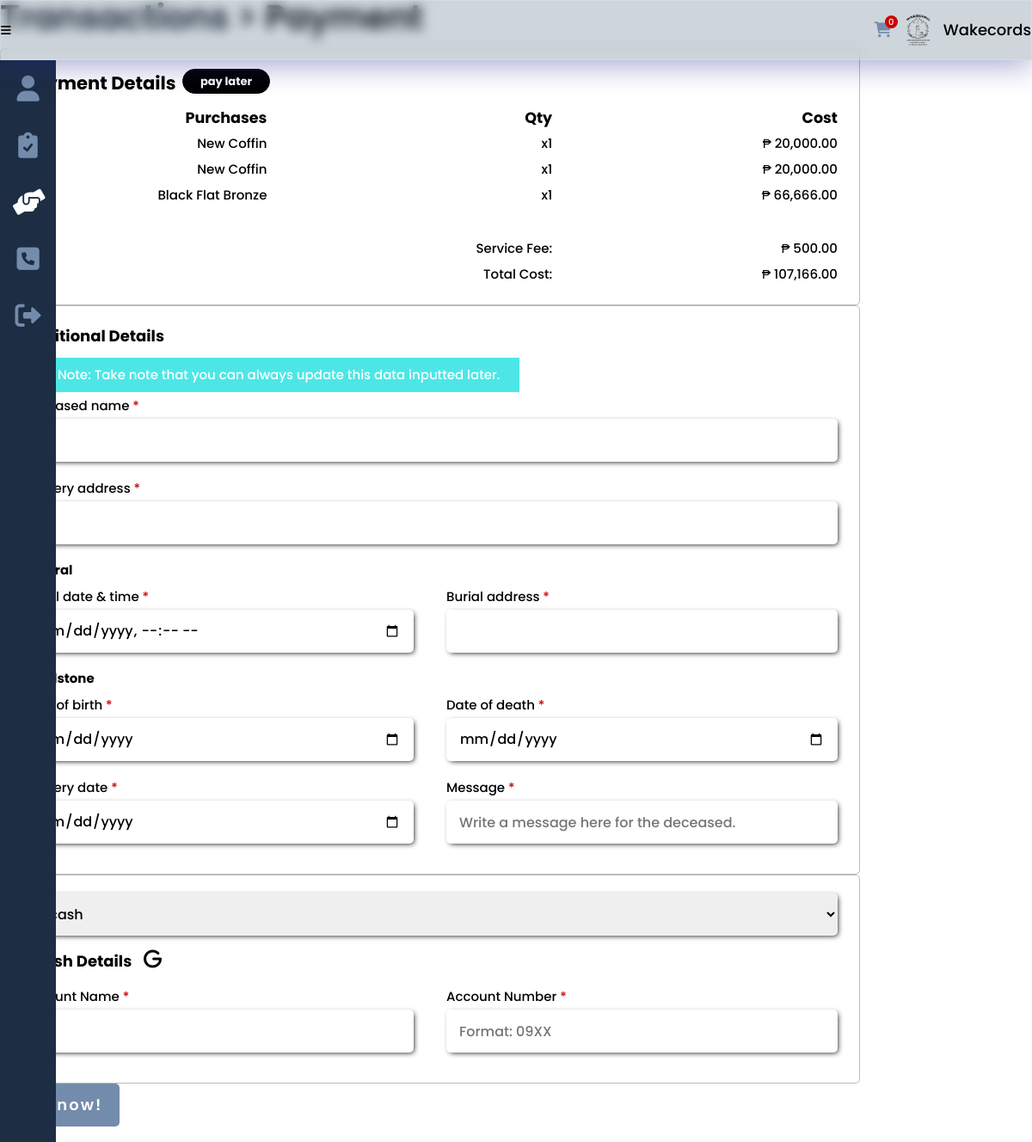
The app's page /payment.php (signed in), older data.
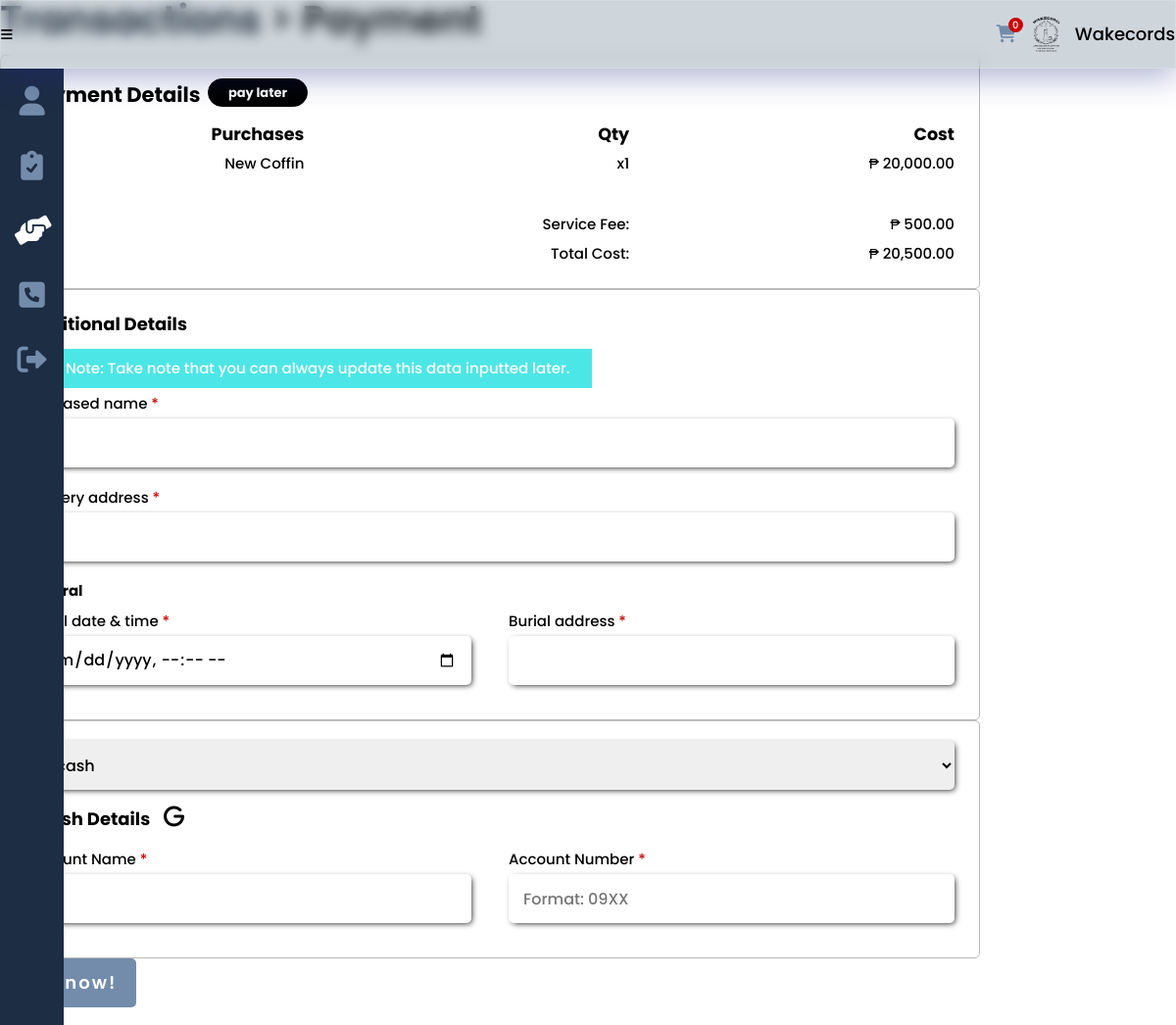
The same page, newer data.
### tables this page shows
CREATE TABLE `purchase` (
  `purchase_id` int(8) NOT NULL,
  `seeker_id` int(8) NOT NULL,
  `service_id` int(8) NOT NULL,
  `purchase_total` decimal(9,2) DEFAULT NULL,
  `purchase_qty` int(2) DEFAULT NULL,
  `purchase_size` varchar(25) DEFAULT NULL,
  `purchase_font` varchar(25) DEFAULT NULL,
  `purchase_date` date NOT NULL,
  `purchase_sched_time` varchar(50) DEFAULT NULL,
  `purchase_status` varchar(15) NOT NULL,
  `purchase_progress` int(2) NOT NULL
);

CREATE TABLE `funeral` (
  `service_id` int(8) NOT NULL,
  `funeral_name` varchar(50) NOT NULL,
  `funeral_type` varchar(20) NOT NULL,
  `funeral_size` varchar(100) DEFAULT NULL
);

CREATE TABLE `headstone` (
  `service_id` int(8) NOT NULL,
  `stone_kind` varchar(20) NOT NULL,
  `stone_type` varchar(20) NOT NULL,
  `stone_color` varchar(20) NOT NULL,
  `stone_size` varchar(100) NOT NULL,
  `stone_font` varchar(100) NOT NULL
);

### others/db.php (called while the page is built, shortened)
<?php
	class DB
	{
		static $hostname = "localhost";
		static $dbname = "wakecords";
		static $username  = "root";
		static $password = "";
		public static function query($sql, $params=array(), $transactType)
		{
			$rows = array();
			try
			{
				$db = new PDO("mysql:host=". self::$hostname ."; dbname=". self::$dbname,  self::$username,  self::$password);
				$db->setAttribute(PDO::ATTR_ERRMODE, PDO::ERRMODE_EXCEPTION);
				$cmd = $db->prepare($sql);
				$cmd->execute($params);
				if($transactType == "READ")
					$rows = $cmd->fetchAll();
				else
					$rows = $db->lastInsertId();
			}
			catch(PDOException $e)
			{
				echo $e->getMessage();
			}
			return $rows;
		}
	}

### payment.php (the view, shortened to what the changed rows need)
<?php
	include("others/functions.php");
	include("others/head.php");
	$single_payment = (isset($_GET['purchaseid'])) ? true:false;
?>
<body>
	<div class="container">
		<div class="banner">
			<section class="banner-con">
				<div class="wrapper">
					<div class="banner-div">
						<h2>
							<?php
								echo ($single_payment) ? "<a href='purchase.php'>Purchase</a>":"<a href='cart.php'>Transactions</a>";
							?>
						<span>> Payment</span></h2>
						<form method="post">
							<div class="banner-section card">
								<?php
									if($single_payment) $list = read("purchase", ["seeker_id", "purchase_id", "purchase_status"], [$_SESSION['seeker'], $_GET['purchaseid'], "to pay"]);
									else $list = read("purchase", ["seeker_id", "purchase_status"], [$_SESSION['seeker'], "to pay"]);
									$type_list = [];
									if(count($list)>0){
										$total = 0;
										$service_fee = 500;
										foreach($list as $results){
											$service_ = read("services", ["service_id"], [$results['service_id']]);
											$service_ = $service_[0];
											$differ_ = service_type($service_['service_type'], $service_['service_id']);
											$name = $differ_[1];
											if($service_['service_type'] == "headstone") {
												$headstone = read("headstone", ["service_id"], [$service_['service_id']]);
												$headstone = $headstone[0];
												$name = $headstone["stone_color"]." ".$headstone["stone_kind"]." ".$headstone["stone_type"];
												$name = ucwords($name);
											}
											array_push($type_list, $service_['service_type']);
											echo "
											<ul>
												<li>{$name}</li>
												<li>x".$results['purchase_qty']."</li>
												<li>₱ ".number_format($results['purchase_total'],2,'.',',')."</li>
											</ul>
											";
											$total += $results['purchase_total'];
										}
										$total += $service_fee;
									}
								?>
								<ul>
									<li></li>
									<li>Total Cost:</li>
									<li>₱ <?php echo number_format($total,2,'.',','); ?></li>
								</ul>
							</div>
							<div class="banner-section details card">
								<h3>Additional Details</h3>
								<?php
								if(service_type_exist_bool("funeral", $type_list) || service_type_exist_bool("church", $type_list) || service_type_exist_bool("headstone", $type_list)) {
									echo "
									<div class='details-con no-padding'>
										<div class='single'>
											<label>Deceased name <span>*<span></label>
											<input type='text' name='txtdeceasedname' required>
										</div>
									</div>
									";
								}
								if(!service_type_exist_bool("church", $type_list)){
									echo "
									<div class='details-con no-padding'>
										<div class='single'>
											<label>Delivery address <span>*<span></label>
											<input type='text' name='txtdeliveryadd' required>
										</div>
									</div>
									";
								}
								if(service_type_exist_bool("funeral", $type_list)){
									echo "
									<h5>Funeral</h5>
									<div class='details-con'>
										<div>
											<label>Burial date & time <span>*<span></label>
											<input type='datetime-local' name='dtburial' required>
										</div>
										<div>
											<label>Burial address <span>*<span></label>
											<input type='text' name='txtburialadd' required>
										</div>
									</div>
									";
								}
								if(service_type_exist_bool("headstone", $type_list)){
									echo "
									<h5>Headstone</h5>
									<div class='details-con'>
										<div>
											<label>Date of birth <span>*<span></label>
											<input type='date' name='datebirth' required>
										</div>
										<div>
											<label>Date of death <span>*<span></label>
											<input type='date' name='datedeath' required>
										</div>
										<div>
											<label>Delivery date <span>*<span></label>
											<input type='date' name='datedeliveryheadstone' required>
										</div>
										<div>
											<label>Message <span>*<span></label>
											<input type='text' name='txtmsg' placeholder='Write a message here for the deceased.' required>
										</div>
									</div>
									";
								}
								?>
							</div>
						</form>
					</div>
				</div>
			</section>
		</div>
	</div>
</body>
</html>

Row changes from the older to the newer data that the page shows:
no longer on this page (row edited): purchase: funeral.funeral_name "New Coffin", purchase_qty "1", purchase_total "20,000.00"
no longer on this page (row edited): purchase: headstone.stone_color+stone_kind+stone_type "Black Flat Bronze", purchase_qty "1", purchase_total "66,666.00"
Text that changed along with them:
$total: "107,166.00" → "20,500.00"
text no longer shown: "Headstone Date of birth * Date of death * Delivery date * Message *"
